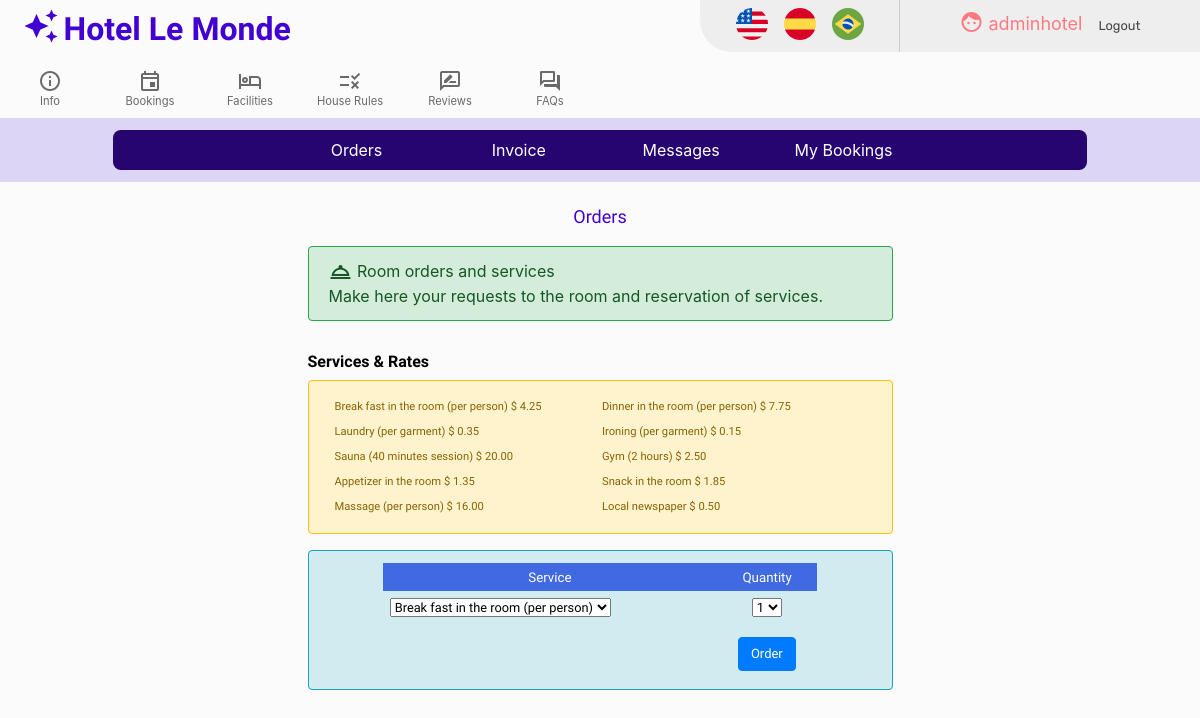
The page /orders (signed in) on the database as committed earlier.
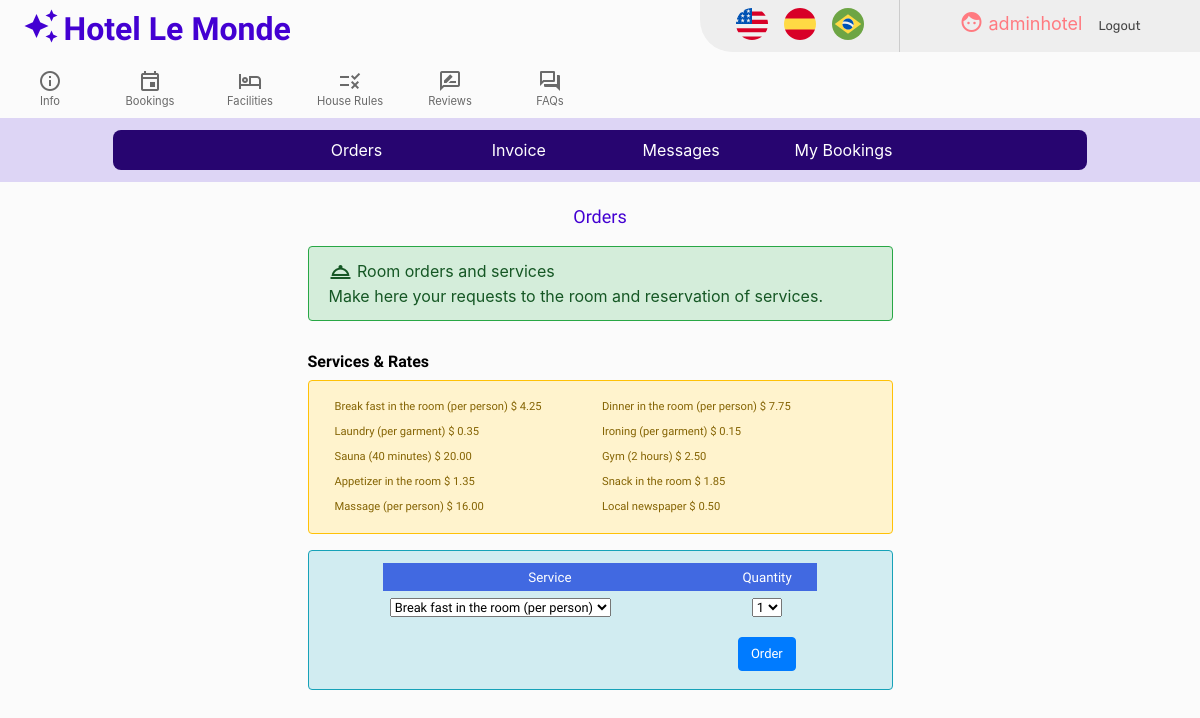
The same page on the database as committed later.
### hotel/models.py (models this page shows, shortened)
class Services(models.Model):
       description = models.CharField(max_length=64, blank=False)
       description_es = models.CharField(max_length=64, blank=False)
       description_pt = models.CharField(max_length=64, blank=False)
       message = models.CharField(max_length=512, blank=False, default='Service request received')
       message_es = models.CharField(max_length=512, blank=False, default='Solicitud recibida')
       message_pt = models.CharField(max_length=512, blank=False, default='Pedido recebido')
       rate = models.DecimalField(blank=False, max_digits=6, decimal_places=2)

### hotel/views.py (the view)
# urls.py: path("orders", views.orders, name="orders"),
@csrf_exempt
@login_required
def orders(request):
    current_services = Services.objects.all().exclude(description='Rooms')
    is_guest = Guests.objects.filter(guest=request.user).exists()
    return render(request, "hotel/orders.html", {'current_services': current_services,
                                                 'is_guest': is_guest})

### hotel/templates/hotel/orders.html (shortened to what this page needs)
{% extends "hotel/layout.html" %}
{% load i18n %}
{% load static %}
{% block body %}
<div class="row">
    <div class="col-lg-12 col-sm-12 orders-title">
    {% translate 'Orders' %}
    </div>
</div>
<div class="row">
    <div class="col-lg-3 col-sm-12">
    </div>
    <div class="col-lg-6 col-sm-12">
     <div class="alert alert-success border border-success orders-info">
       <div class="orders-info-strong">
        <i class="material-icons-outlined orders-info-icon" id="orders-icon">room_service</i>
             {% translate 'Room orders and services' %} </div>
       <div class="orders-info-normal"> {% translate 'Make here your requests to the room and reservation of services.' %} </div>
     </div>
     <div class="orders-rates-title">
        {% translate 'Services & Rates' %}
     </div>
     <div class="alert alert-warning border border-warning booking-info">
            <div class="orders-grid">
              {% get_current_language as LANGUAGE_CODE %}
              {% for service in current_services %}
              <div class="orders-grid-item">
                {% if LANGUAGE_CODE == 'en' %}
                {{ service.description }}
                {% endif %}
                $ {{service.rate}}</div>
              {% endfor %}
            </div>
      </div>
      {% if is_guest %}
      <div class="alert alert-info border border-info" id="orders-div">
        <table id="orders-table">
          <thead>
            <tr>
              <th scope="col">{% translate 'Service' %}</th>
              <th scope="col">{% translate 'Quantity' %}</th>
            </tr>
          </thead>
          <tbody>
            <tr>
              <td>
                {% if user.is_authenticated %}
                 <select id="orders-select">
                  {% for service in current_services %}
                    <option value='{{ service.id }}'>
                                  {% if LANGUAGE_CODE == 'en' %}
                                  {{ service.description }}
                                  {% endif %}
                    </option>
                  {% endfor %}
                 </select>
                {% endif %}
              </td>
              <td>
                <select id="orders-amount">
                  <option value='1'>1</option>
                </select>
            </td>
            </tr>
            <tr>
              <td> </td>
              {% if user.is_authenticated %}
              <td> <button type="button" id="btn-orders" class="btn btn-primary btn-orders" > {% translate 'Order' %} </button></td>
              {% endif %}
            </tr>
          </tbody>
        </table>
      </div>
      {% else %}
      <div class="alert alert-danger border border-danger orders-terms">
        &bull;&nbsp;{% translate 'You must Check-In in order to use the services.' %}
      </div>
      {% endif %}
    </div>
    <div class="col-lg-3 col-sm-12">
    </div>
 </div>
{% endblock %}

Rows that differ between the two databases and show on the page:
changed Services: description "Sauna (40 minutes session)" → "Sauna (40 minutes)"
